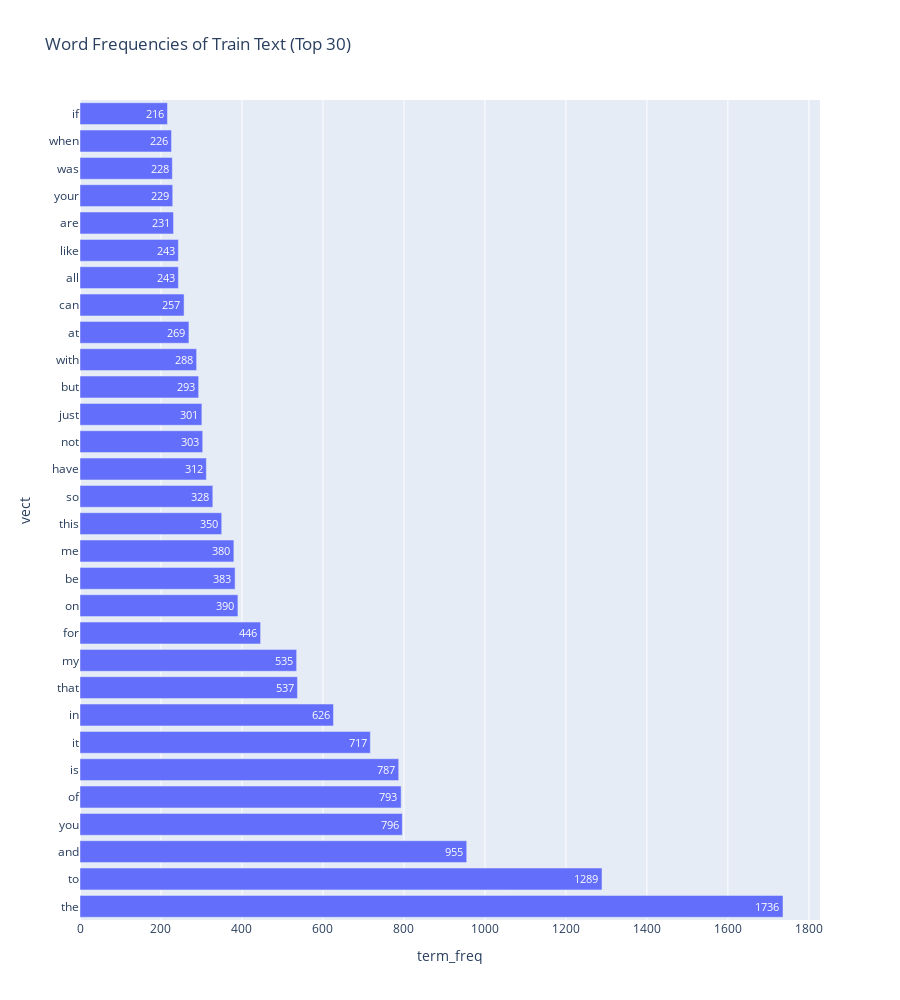
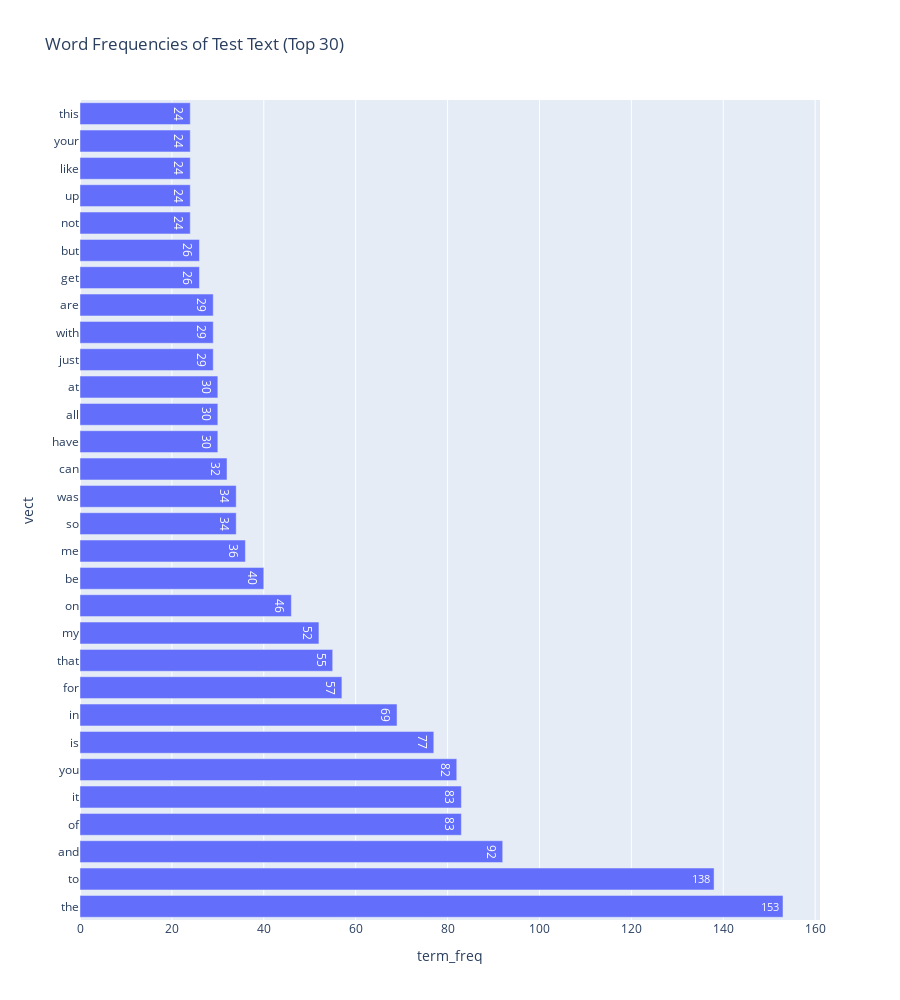

Notebook cell for these charts, in order:
### Code cell
# Plot top 30 frequent vocabularies

import plotly
import plotly.express as px

train_xy = {'term_freq': train_term_frequencies, 'vect': count_vect1.get_feature_names()}
train_xy_df = pd.DataFrame(train_xy)
train_xy_df = train_xy_df.sort_values(by=['term_freq'], ascending=False)[0:30]       # get the top 30 frequent vocabularies in train text

test_xy = {'term_freq': test_term_frequencies, 'vect': count_vect2.get_feature_names()}
test_xy_df = pd.DataFrame(test_xy)
test_xy_df = test_xy_df.sort_values(by=['term_freq'], ascending=False)[0:30]       # get the top 30 frequent vocabularies in test text

#plotly.offline.init_notebook_mode()
fig1 = px.bar(train_xy_df, x='term_freq', y='vect', text='term_freq', title="Word Frequencies of Train Text (Top 30)")
fig1 = fig1.update_yaxes(type='category')
fig1 = fig1.update_layout(height=1000)
plotly.offline.iplot(fig1)

fig2 = px.bar(test_xy_df, x='term_freq', y='vect', text='term_freq', title="Word Frequencies of Test Text (Top 30)")
fig2 = fig2.update_yaxes(type='category')
fig2 = fig2.update_layout(height=1000)
plotly.offline.iplot(fig2)

### Figure 1 — Plotly figure (JSON) as saved in the notebook; plotly's stock layout.template omitted (floating-point values rounded to 4 significant figures)
{"data": [{"alignmentgroup": "True", "hovertemplate": "term_freq=%{text}<br>vect=%{y}<extra></extra>", "legendgroup": "", "marker": {"color": "#636efa"}, "name": "", "offsetgroup": "", "orientation": "h", "showlegend": false, "text": [1736, 1289, 955, 796, 793, 787, 717, 626, 537, 535, 446, 390, 383, 380, 350, 328, 312, 303, 301, 293, 288, 269, 257, 243, 243, 231, 229, 228, 226, 216], "textposition": "auto", "type": "bar", "x": [1736, 1289, 955, 796, 793, 787, 717, 626, 537, 535, 446, 390, 383, 380, 350, 328, 312, 303, 301, 293, 288, 269, 257, 243, 243, 231, 229, 228, 226, 216], "xaxis": "x", "y": ["the", "to", "and", "you", "of", "is", "it", "in", "that", "my", "for", "on", "be", "me", "this", "so", "have", "not", "just", "but", "with", "at", "can", "all", "like", "are", "your", "was", "when", "if"], "yaxis": "y"}], "layout": {"barmode": "relative", "height": 1000, "legend": {"tracegroupgap": 0}, "title": {"text": "Word Frequencies of Train Text (Top 30)"}, "xaxis": {"anchor": "y", "domain": [0, 1], "title": {"text": "term_freq"}}, "yaxis": {"anchor": "x", "domain": [0, 1], "title": {"text": "vect"}, "type": "category"}}}

### Figure 2 — Plotly figure (JSON) as saved in the notebook; plotly's stock layout.template omitted (floating-point values rounded to 4 significant figures)
{"data": [{"alignmentgroup": "True", "hovertemplate": "term_freq=%{text}<br>vect=%{y}<extra></extra>", "legendgroup": "", "marker": {"color": "#636efa"}, "name": "", "offsetgroup": "", "orientation": "h", "showlegend": false, "text": [153, 138, 92, 83, 83, 82, 77, 69, 57, 55, 52, 46, 40, 36, 34, 34, 32, 30, 30, 30, 29, 29, 29, 26, 26, 24, 24, 24, 24, 24], "textposition": "auto", "type": "bar", "x": [153, 138, 92, 83, 83, 82, 77, 69, 57, 55, 52, 46, 40, 36, 34, 34, 32, 30, 30, 30, 29, 29, 29, 26, 26, 24, 24, 24, 24, 24], "xaxis": "x", "y": ["the", "to", "and", "of", "it", "you", "is", "in", "for", "that", "my", "on", "be", "me", "so", "was", "can", "have", "all", "at", "just", "with", "are", "get", "but", "not", "up", "like", "your", "this"], "yaxis": "y"}], "layout": {"barmode": "relative", "height": 1000, "legend": {"tracegroupgap": 0}, "title": {"text": "Word Frequencies of Test Text (Top 30)"}, "xaxis": {"anchor": "y", "domain": [0, 1], "title": {"text": "term_freq"}}, "yaxis": {"anchor": "x", "domain": [0, 1], "title": {"text": "vect"}, "type": "category"}}}
